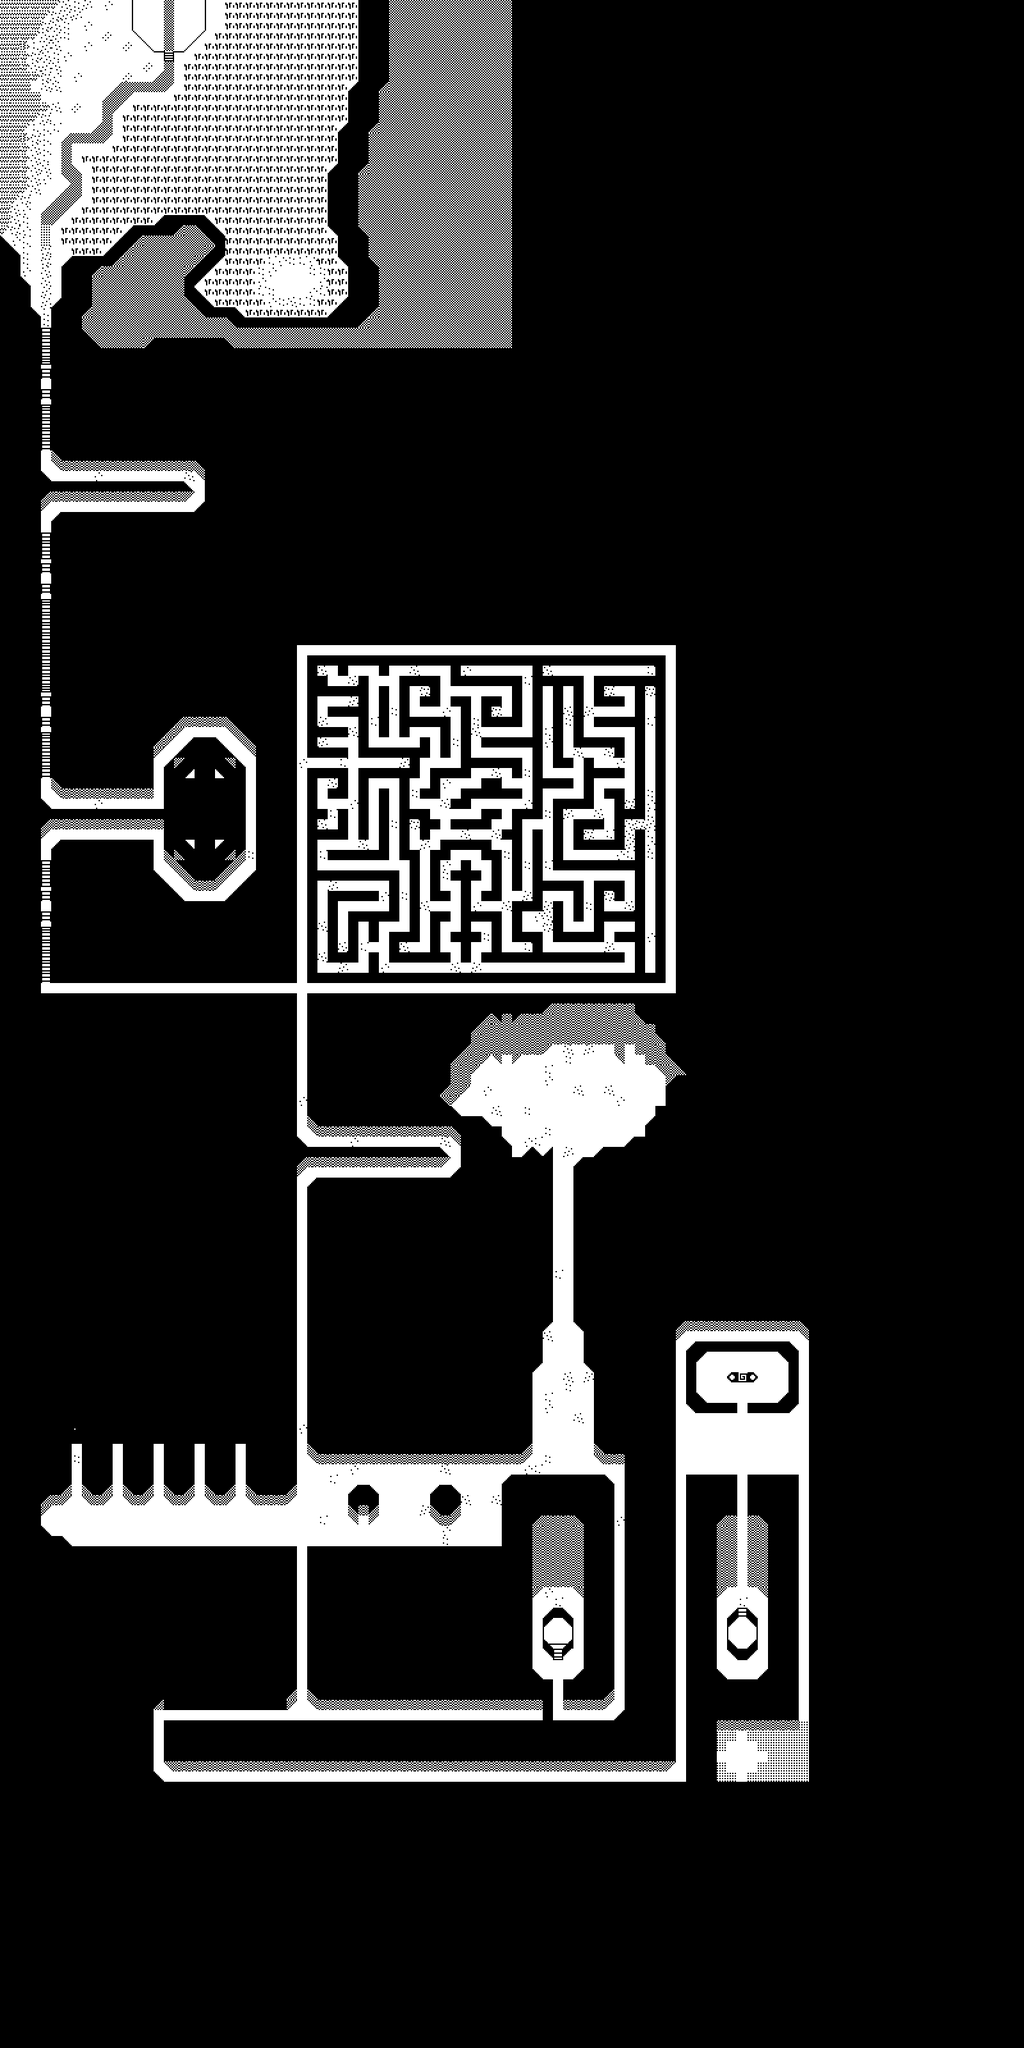

This game map was drawn from its Tiled (.tmx) file and the tilesets committed beside it. A one-line description and the trimmed map source follow:
An orthogonal 100x200 tile map with 16x16 px tiles, 2 tile layers (background, blocked) and 4 objects (2x return, player, cat).

<map version="1.0" tiledversion="1.1.5" orientation="orthogonal" renderorder="right-down" width="100" height="200" tilewidth="16" tileheight="16" infinite="0" nextobjectid="11">
 <tileset firstgid="1" name="map_tileset" tilewidth="16" tileheight="16" tilecount="180" columns="20">
  <image source="../images/tileset3s.png" width="320" height="144" />
 </tileset>
 <layer name="background" width="100" height="200">
  <properties>
   <property name="tileset" value="map_tileset" />
  </properties>
  <data>[20000 cells, 5987 non-empty, 45 distinct tile ids]</data>
 </layer>
 <layer name="blocked" width="100" height="200">
  <properties>
   <property name="collision" type="bool" value="true" />
   <property name="tileset" value="map_tileset" />
  </properties>
  <data>[20000 cells, 16986 non-empty, 30 distinct tile ids]</data>
 </layer>
 <objectgroup name="objects">
  <properties>
   <property name="tileset" value="map_tileset" />
  </properties>
  <object id="1" name="player" type="player" x="256" y="24" width="16" height="16">
   <properties>
    <property name="group" value="players" />
    <property name="texture" value="player_spritesheet" />
    <property name="walking_speed" value="200" />
   </properties>
  </object>
  <object id="5" name="cat2" type="cat" x="480" y="432" width="16" height="16">
   <properties>
    <property name="group" value="cats" />
    <property name="message" value="cat2_message" />
    <property name="texture" value="cat_spritesheet" />
   </properties>
  </object>
  <object id="9" name="return" type="return" x="208" y="-8" width="112" height="8">
   <properties>
    <property name="group" value="returns" />
    <property name="previous_level" value="screen2B" />
   </properties>
  </object>
  <object id="10" name="return" type="return" x="1152" y="2144" width="16" height="16">
   <properties>
    <property name="group" value="returns" />
    <property name="previous_level" value="screen2B" />
   </properties>
  </object>
 </objectgroup>
</map>